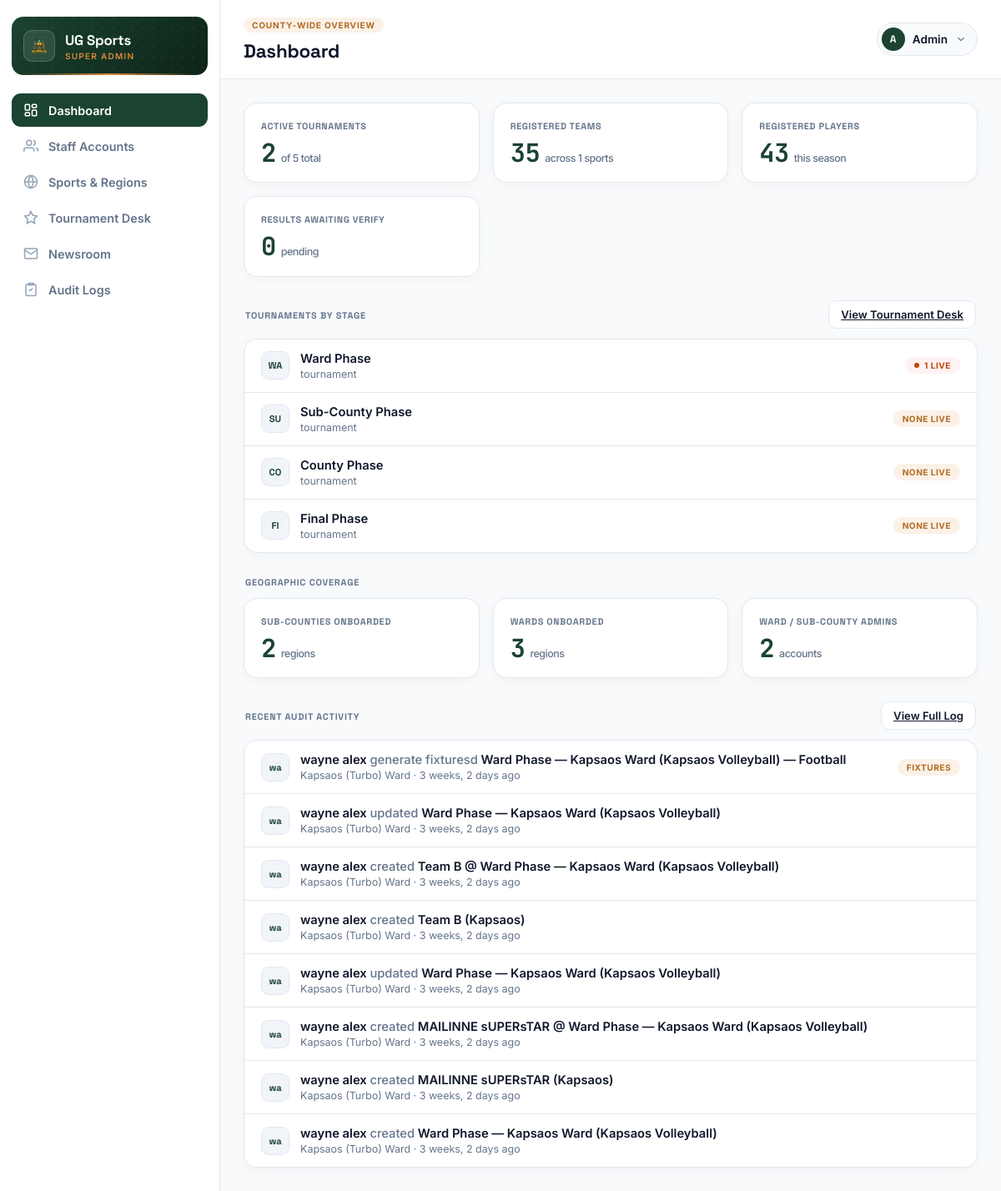
The app's page /accounts/superadmin_dashboard/ (signed in) with its own data.
### accounts/models.py (models this page shows, shortened)
class User(AbstractUser):
    class Role(models.TextChoices):
        SYSTEM_ADMIN = 'system_admin', 'System Admin'
        COUNTY_ICT_OFFICER = 'county_ict', 'County ICT Officer'
        SUB_COUNTY_ADMIN = 'sub_county_admin', 'Sub-County Admin'
        WARD_ADMIN = 'ward_admin', 'Ward Admin'
        TEAM_MANAGER = 'team_manager', 'Team Manager'
    role = models.CharField(max_length=20, choices=Role.choices)
    sub_county = models.ForeignKey(
        SubCounty, on_delete=models.PROTECT, null=True, blank=True, related_name='admins'
    )
    ward = models.ForeignKey(
        Ward, on_delete=models.PROTECT, null=True, blank=True, related_name='admins'
    )
    phone_number = models.CharField(max_length=20, blank=True)
    @property
    def scope_label(self):
        if self.role == self.Role.WARD_ADMIN:
            return f"{self.ward} Ward"
        if self.role == self.Role.SUB_COUNTY_ADMIN:
            return f"{self.sub_county} Sub-County"
        return "County-wide"

class AuditLog(models.Model):
    class Action(models.TextChoices):
        CREATE = 'create', 'Create'
        UPDATE = 'update', 'Update'
        DELETE = 'delete', 'Delete'
        VERIFY = 'verify', 'Verify'
        GENERATE_FIXTURES = 'generate_fixtures', 'Generate Fixtures'
        PROMOTE = 'promote', 'Promote Team'
        LOGIN = 'login', 'Login'
    user = models.ForeignKey(
        settings.AUTH_USER_MODEL, on_delete=models.SET_NULL, null=True,
        related_name='audit_entries'
    )
    action = models.CharField(max_length=30, choices=Action.choices)
    content_type = models.ForeignKey(ContentType, on_delete=models.SET_NULL, null=True, blank=True)
    object_id = models.PositiveIntegerField(null=True, blank=True)
    content_object = GenericForeignKey('content_type', 'object_id')
    object_repr = models.CharField(max_length=255, blank=True, help_text="Snapshot of str(obj) at time of action")
    changes = models.JSONField(null=True, blank=True, help_text="e.g. {'field': ['old', 'new']}")
    ip_address = models.GenericIPAddressField(null=True, blank=True)
    timestamp = models.DateTimeField(auto_now_add=True)
    class Meta:
        ordering = ['-timestamp']

class Ward(models.Model):
    sub_county = models.ForeignKey(SubCounty, on_delete=models.CASCADE, related_name='wards')
    name = models.CharField(max_length=100)
    created_at = models.DateTimeField(auto_now_add=True)
    class Meta:
        verbose_name_plural = "Wards"
        unique_together = ('sub_county', 'name')
        ordering = ['sub_county__name', 'name']
    def __str__(self):
        return f"{self.name} ({self.sub_county.name})"

class SubCounty(models.Model):
    name = models.CharField(max_length=100, unique=True)
    created_at = models.DateTimeField(auto_now_add=True)
    class Meta:
        verbose_name_plural = "Sub-Counties"
        ordering = ['name']

### accounts/views.py (the view)
# urls.py: path('superadmin_dashboard/', views.dashboard_admin, name='dashboard_admin'),
@superadmin_admin_required
@login_required(login_url='login_admin')
def dashboard_admin(request):
    total_tournaments_count = Tournament.objects.count()
    active_tournaments_count = Tournament.objects.filter(status=Tournament.Status.ONGOING).count()
    team_count = Team.objects.count()
    sport_count = Sport.objects.filter(is_active=True).count()
    player_count = Player.objects.count()
    pending_results_count = Result.objects.filter(verified=False).count()
    sub_county_count = SubCounty.objects.count()
    ward_count = Ward.objects.count()
    staff_count = User.objects.exclude(role=User.Role.SYSTEM_ADMIN).count()
    stage_breakdown = [
        {
            'code': stage_code,
            'label': stage_label,
            'phase_count': Phase.objects.filter(stage=stage_code).count(),
            'ongoing_count': Phase.objects.filter(
                stage=stage_code, status=Phase.Status.ONGOING
            ).count(),
        }
        for stage_code, stage_label in Phase.Stage.choices
    ]
    recent_audit_logs = AuditLog.objects.select_related('user').order_by('-timestamp')[:8]
    context = {
        'active_nav': 'dashboard',
        'total_tournaments_count': total_tournaments_count,
        'active_tournaments_count': active_tournaments_count,
        'team_count': team_count,
        'sport_count': sport_count,
        'player_count': player_count,
        'pending_results_count': pending_results_count,
        'sub_county_count': sub_county_count,
        'ward_count': ward_count,
        'staff_count': staff_count,
        'stage_breakdown': stage_breakdown,
        'recent_audit_logs': recent_audit_logs,
    }
    return render(request, 'superadmin_dashboard.html', context)

### accounts/templates/superadmin_dashboard.html (shortened to what this page needs)
{% extends "superadmin_base.html" %}
{% block page_eyebrow %}County-Wide Overview{% endblock %}
{% block page_title %}Dashboard{% endblock %}
{% block content %}
<div class="metrics-grid">
    <div class="metric-card">
        <h3>Active Tournaments</h3>
        <p>{{ active_tournaments_count }}<span>of {{ total_tournaments_count }} total</span></p>
    </div>
    <div class="metric-card">
        <h3>Registered Teams</h3>
        <p>{{ team_count }}<span>across {{ sport_count }} sports</span></p>
    </div>
    <div class="metric-card">
        <h3>Registered Players</h3>
        <p>{{ player_count }}<span>this season</span></p>
    </div>
    <div class="metric-card">
        <h3>Results Awaiting Verify</h3>
        <p>{{ pending_results_count }}<span>pending</span></p>
    </div>
</div>
<div class="group-header-row">
    <h3 class="group-header">Tournaments by Stage</h3>
    <a href="{% url 'tournament_desk' %}" class="btn-ghost">View Tournament Desk</a>
</div>
<div class="group">
    {% for stage in stage_breakdown %}
    <div class="group-row">
        <div class="row-left">
            <div class="avatar-chip">{{ stage.code|slice:":2"|upper }}</div>
            <div>
                <div class="cell-main">{{ stage.label }}</div>
                <div class="cell-sub">{{ stage.tournament_count }} tournament{{ stage.tournament_count|pluralize }}</div>
            </div>
        </div>
        <div class="row-right">
            {% if stage.ongoing_count %}
            <span class="badge live"><span class="live-dot"></span>{{ stage.ongoing_count }} live</span>
            {% else %}
            <span class="badge pending">None live</span>
            {% endif %}
        </div>
    </div>
    {% endfor %}
</div>
<div class="group-header-row"><h3 class="group-header">Geographic Coverage</h3></div>
<div class="metrics-grid" style="margin-bottom: 8px;">
    <div class="metric-card">
        <h3>Sub-Counties Onboarded</h3>
        <p>{{ sub_county_count }}<span>regions</span></p>
    </div>
    <div class="metric-card">
        <h3>Wards Onboarded</h3>
        <p>{{ ward_count }}<span>regions</span></p>
    </div>
    <div class="metric-card">
        <h3>Ward / Sub-County Admins</h3>
        <p>{{ staff_count }}<span>accounts</span></p>
    </div>
</div>
<div class="group-header-row">
    <h3 class="group-header">Recent Audit Activity</h3>
    <a href="{% url 'audit_log' %}" class="btn-ghost">View Full Log</a>
</div>
<div class="group">
    {% for entry in recent_audit_logs %}
    <div class="group-row">
        <div class="row-left">
            <div class="avatar-chip">{{ entry.user.first_name|slice:":1"|default:"S" }}{{ entry.user.last_name|slice:":1" }}</div>
            <div>
                <div class="cell-main">
                    {{ entry.user.get_full_name|default:"System" }}
                    <span style="color: var(--ink-soft); font-weight: 500;">{{ entry.get_action_display|lower }}d</span>
                    {{ entry.object_repr }}
                </div>
                <div class="cell-sub">{{ entry.user.scope_label|default:"County-wide" }} · {{ entry.timestamp|timesince }} ago</div>
            </div>
        </div>
        {% if entry.action == 'verify' %}
        <span class="badge success">Verified</span>
        {% elif entry.action == 'generate_fixtures' %}
        <span class="badge pending">Fixtures</span>
        {% endif %}
    </div>
    {% empty %}
    <div class="empty-state">
        <p>No activity recorded yet. Actions taken across the system — staff provisioning, team registration, fixture generation, result verification — will show up here.</p>
    </div>
    {% endfor %}
</div>
{% endblock %}

### accounts/templates/superadmin_base.html (shortened to what this page needs)
{% load static %}
<!DOCTYPE html>
<html lang="en">
<head>
</head>
<body>
<div class="dashboard-wrapper">
    <aside class="sidebar" id="sidebar">
        <div class="sidebar-brand">
            <div class="sidebar-crest"><img src="{% static 'UG_LOGO.png' %}" alt="Logo"></div>
            <div class="sidebar-title">
                <h1>UG Sports</h1>
                <p>Super Admin</p>
            </div>
        </div>
        <nav>
            <ul class="nav-menu">
                <li><a href="{% url 'dashboard_admin' %}" class="nav-item {% if active_nav == 'dashboard' %}active{% endif %}">
                    <svg viewBox="0 0 24 24"><rect x="3" y="3" width="7" height="9" rx="1.5"/><rect x="14" y="3" width="7" height="5" rx="1.5"/><rect x="14" y="12" width="7" height="9" rx="1.5"/><rect x="3" y="16" width="7" height="5" rx="1.5"/></svg>
                    Dashboard
                </a></li>
                <li><a href="{% url 'staff_accounts' %}" class="nav-item {% if active_nav == 'staff' %}active{% endif %}">
                    <svg viewBox="0 0 24 24"><path d="M17 21v-2a4 4 0 0 0-4-4H5a4 4 0 0 0-4 4v2"/><circle cx="9" cy="7" r="4"/><path d="M23 21v-2a4 4 0 0 0-3-3.87"/><path d="M16 3.13a4 4 0 0 1 0 7.75"/></svg>
                    Staff Accounts
                </a></li>
                <li><a href="{% url 'sports_regions' %}" class="nav-item {% if active_nav == 'regions' %}active{% endif %}">
                    <svg viewBox="0 0 24 24"><circle cx="12" cy="12" r="10"/><line x1="2" y1="12" x2="22" y2="12"/><path d="M12 2a15.3 15.3 0 0 1 4 10 15.3 15.3 0 0 1-4 10 15.3 15.3 0 0 1-4-10 15.3 15.3 0 0 1 4-10z"/></svg>
                    Sports &amp; Regions
                </a></li>
                <li><a href="{% url 'tournament_desk' %}" class="nav-item {% if active_nav == 'tournaments' %}active{% endif %}">
                    <svg viewBox="0 0 24 24"><path d="M12 2l3.09 6.26L22 9.27l-5 4.87 1.18 6.88L12 17.77l-6.18 3.25L7 14.14 2 9.27l6.91-1.01L12 2z"/></svg>
                    Tournament Desk
                </a></li>
                <li><a href="{% url 'newsroom' %}" class="nav-item {% if active_nav == 'news' %}active{% endif %}">
                    <svg viewBox="0 0 24 24"><path d="M4 4h16c1.1 0 2 .9 2 2v12c0 1.1-.9 2-2 2H4c-1.1 0-2-.9-2-2V6c0-1.1.9-2 2-2z"/><polyline points="22,6 12,13 2,6"/></svg>
                    Newsroom
                </a></li>
                <li><a href="{% url 'audit_log' %}" class="nav-item {% if active_nav == 'audit' %}active{% endif %}">
                    <svg viewBox="0 0 24 24"><path d="M9 2h6a1 1 0 0 1 1 1v2H8V3a1 1 0 0 1 1-1z"/><path d="M6 4h12a2 2 0 0 1 2 2v14a2 2 0 0 1-2 2H6a2 2 0 0 1-2-2V6a2 2 0 0 1 2-2z"/><path d="M9 12l2 2 4-4"/></svg>
                    Audit Logs
                </a></li>
            </ul>
        </nav>
    </aside>
    <main class="main-viewport">
        <header class="top-header-bar">
            <div>
                <div class="eyebrow">{% block page_eyebrow %}Overview{% endblock %}</div>
                <h2>{% block page_title %}Dashboard{% endblock %}</h2>
            </div>
            <div class="header-right">
                <div class="user-pill">
                    <button class="user-pill-trigger" onclick="toggleUserDropdown()">
                        <span class="user-avatar">{{ "A" }}</span>
                        <span class="user-label">{{"Admin" }}</span>
                        <svg viewBox="0 0 24 24" fill="none" stroke-width="2"><polyline points="6 9 12 15 18 9"/></svg>
                    </button>
                </div>
            </div>
        </header>
        <div class="content-area">
            {% block content %}{% endblock %}
        </div>
    </main>
</div>
</body>
</html>

### records on screen
User: username "Admin"
AuditLog: user.first_name "w", user.last_name "a", user.get_full_name "wayne alex", action "generate fixtures", object_repr "Ward Phase — Kapsaos Ward (Kapsaos Volleyball) — Football", user.scope_label "Kapsaos (Turbo) Ward", timestamp "3 weeks, 2 days", shows "FIXTURES"
AuditLog: user.first_name "w", user.last_name "a", user.get_full_name "wayne alex", action "update", object_repr "Ward Phase — Kapsaos Ward (Kapsaos Volleyball)", user.scope_label "Kapsaos (Turbo) Ward", timestamp "3 weeks, 2 days"
AuditLog: user.first_name "w", user.last_name "a", user.get_full_name "wayne alex", action "create", object_repr "Team B @ Ward Phase — Kapsaos Ward (Kapsaos Volleyball)", user.scope_label "Kapsaos (Turbo) Ward", timestamp "3 weeks, 2 days"
AuditLog: user.first_name "w", user.last_name "a", user.get_full_name "wayne alex", action "create", object_repr "Team B (Kapsaos)", user.scope_label "Kapsaos (Turbo) Ward", timestamp "3 weeks, 2 days"
AuditLog: user.first_name "w", user.last_name "a", user.get_full_name "wayne alex", action "update", object_repr "Ward Phase — Kapsaos Ward (Kapsaos Volleyball)", user.scope_label "Kapsaos (Turbo) Ward", timestamp "3 weeks, 2 days"
AuditLog: user.first_name "w", user.last_name "a", user.get_full_name "wayne alex", action "create", object_repr "MAILINNE sUPERsTAR @ Ward Phase — Kapsaos Ward (Kapsaos Volleyball)", user.scope_label "Kapsaos (Turbo) Ward", timestamp "3 weeks, 2 days"
AuditLog: user.first_name "w", user.last_name "a", user.get_full_name "wayne alex", action "create", object_repr "MAILINNE sUPERsTAR (Kapsaos)", user.scope_label "Kapsaos (Turbo) Ward", timestamp "3 weeks, 2 days"
AuditLog: user.first_name "w", user.last_name "a", user.get_full_name "wayne alex", action "create", object_repr "Ward Phase — Kapsaos Ward (Kapsaos Volleyball)", user.scope_label "Kapsaos (Turbo) Ward", timestamp "3 weeks, 2 days"

### other values on screen
{{ "A" }} "A"
{{ active_tournaments_count }} "2"
{{ total_tournaments_count }} "5"
{{ team_count }} "35"
{{ sport_count }} "1"
{{ player_count }} "43"
{{ pending_results_count }} "0"
{{ stage.code|slice:":2"|upper }} "WA" "SU" "CO" "FI"
{{ stage.label }} "Ward Phase" "Sub-County Phase" "County Phase" "Final Phase"
{{ stage.ongoing_count }} "1"
{{ sub_county_count }} "2"
{{ ward_count }} "3"
{{ staff_count }} "2"
